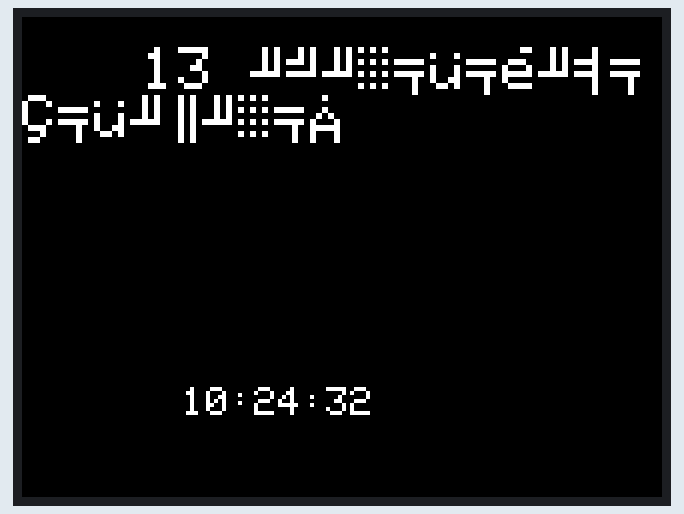
This sketch was run on a simulated ESP32. Shown: 320×240 colour display. WiFi joins after 1.5 s; servers stay silent unless stated; uploads are accepted with an empty reply; the local clock reads 2024-03-15 10:24:30 at power-on unless the sketch sets it; what the sketch prints to the serial monitor is not drawn.

Above: at 1.8 s.
At 2.8 s:
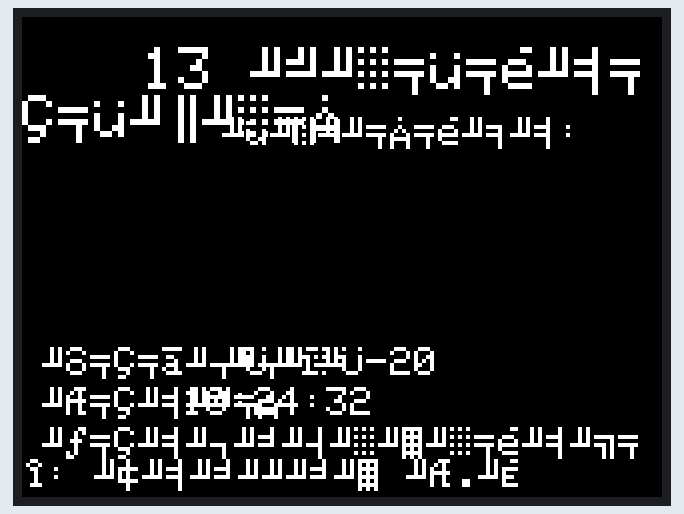
At 7.8 s:
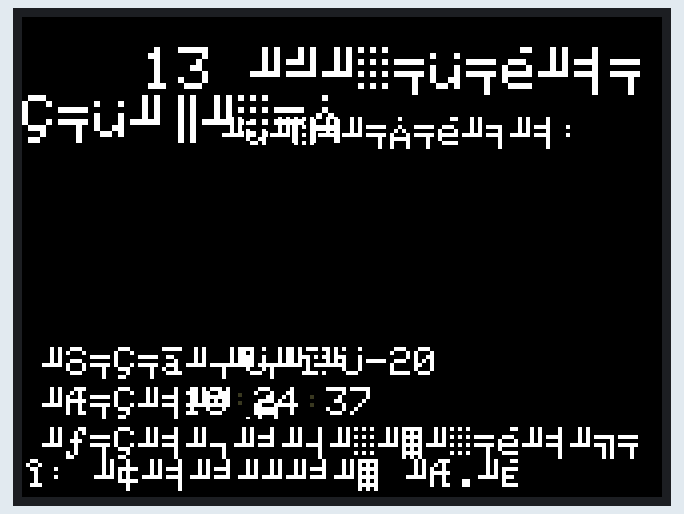
At 12.8 s:
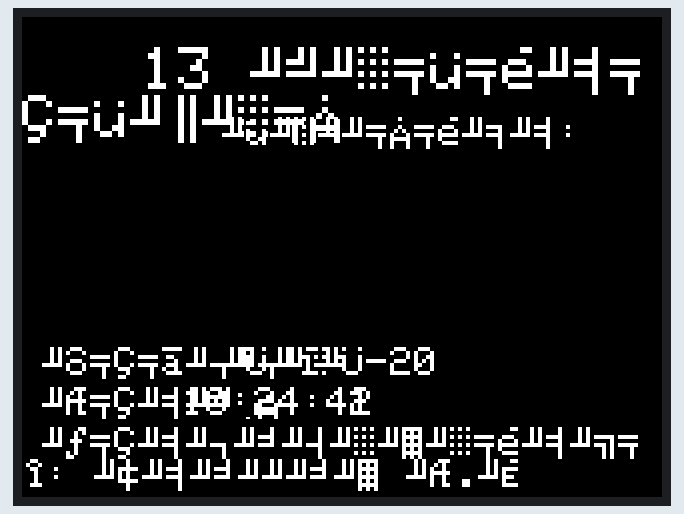
At 22.8 s:
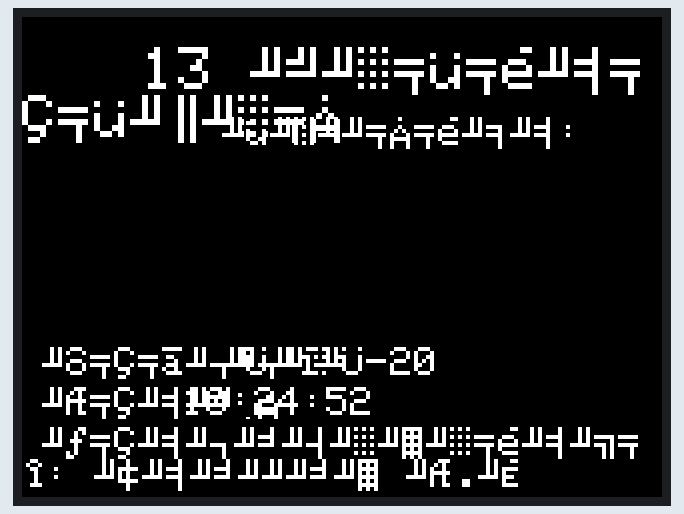
At 38.8 s:
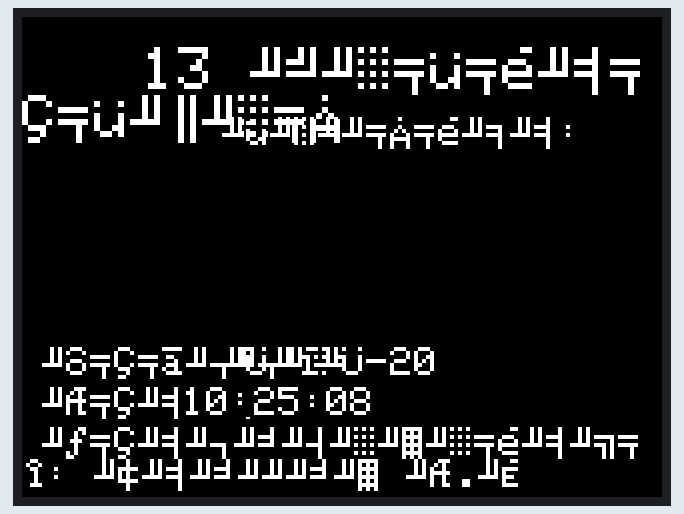

The sketch:

ESP32_TFT_Project.ino
```cpp
#define AP_SSID "13-masterskaya"  //Имя Wi-Fi
#define AP_PASS "12856008"        //Пароль от Wi-Fi
#define NTP_OFFSET 10800          // В секундах
#define NTP_INTERVAL 60 * 1000    // В милисекундах
#define NTP_ADDRESS "europe.pool.ntp.org"
const char* ntpServer = "europe.pool.ntp.org";
const long gmtOffset_sec = 10800;
const int daylightOffset_sec = 10800;
//Подключение библиотек
#include <TFT_eSPI.h>
#include <WiFi.h>
#include <WiFiUdp.h>
#include <HTTPClient.h>
#include <NTPClient.h>
#include "time.h"
//Переменные
TFT_eSPI tft = TFT_eSPI();
String group;
String predmet;
String predmet2;
WiFiClientSecure client;
const int sendInterval = 130000;
TaskHandle_t Task1;
TaskHandle_t Task2;
//Переменные часов
uint32_t targetTime = 0;               // для следующего 1-секундного тайм-аута
static uint8_t conv2d(const char* p);
//uint8_t hh = conv2d(__TIME__), mm = conv2d(__TIME__ + 3), ss = conv2d(__TIME__ + 6); // Get H, M, S from compile time
uint8_t hh, mm, ss;
byte omm = 99, oss = 99;
byte xcolon = 0, xsecs = 0;
unsigned int colour = 0;
//Код
void printLocalTime() {
  struct tm timeinfo;
  if (!getLocalTime(&timeinfo)) {
    Serial.println("Failed to obtain time");
    return;}
  int time_hr = timeinfo.tm_hour;
  int time_min = timeinfo.tm_min;
  int time_sec = timeinfo.tm_sec;
  hh = time_hr;
  mm = time_min;
  ss = time_sec;
}
void setup() {
  Serial.begin(115200);
  WiFi.mode(WIFI_STA);  //Начало подключения к Wi-Fi
  WiFi.begin(AP_SSID, AP_PASS);
  while (WiFi.status() != WL_CONNECTED) {
    delay(500);
    Serial.print(".");
  }
  Serial.println(WiFi.localIP());  //Конец подключения к Wi-Fi и вывод локального IP-адреса
  configTime(gmtOffset_sec, daylightOffset_sec, ntpServer);
  printLocalTime();
  tft.init();                   // инициализация дисплея
  tft.setRotation(1);           // вращение на 180 градусов
  tft.fillScreen(TFT_BLACK);    // заливка фона чёрным цветом
  tft.setCursor(60, 15);        // x,y координаты текста
  tft.setTextColor(TFT_WHITE);  // цвет текста - белый
  tft.setTextSize(3);           // размер текста - №2 (7*2 = 14 точек)
  tft.print("13 мастерская");
  xTaskCreatePinnedToCore(
    Task2code, /* Функция задачи. */
    "Task2",   /* Имя задачи. */
    10000,     /* Размер стека */
    NULL,      /* Параметры задачи */
    1,         /* Приоритет */
    &Task2,    /* Дескриптор задачи для отслеживания */
    1);        /* Указываем пин для этой задачи */
  delay(500);
  xTaskCreatePinnedToCore(
    Task1code,
    "Task1",
    10000,
    NULL,
    1,
    &Task1,
    0);
  delay(500);
  //Создаем задачу, которая будет выполняться на ядре 1 с наивысшим приоритетом (1)
  targetTime = millis() + 1000;
  // вывод текста
  tft.setCursor(100, 50);       // x,y координаты текста
  tft.setTextColor(TFT_WHITE);  // цвет текста - белый
  tft.setTextSize(2);           // размер текста - №2 (7*2 = 14 точек)
  tft.print("Занятие:");        // вывод текста
  tft.setCursor(10, 165);
  tft.setTextColor(TFT_WHITE);
  tft.setTextSize(2);
  tft.print("Группа:");
  tft.setCursor(100, 165);
  tft.setTextColor(TFT_WHITE);
  tft.setTextSize(2);
  tft.print("КСК-20");
  tft.setCursor(10, 185);
  tft.setTextColor(TFT_WHITE);
  tft.setTextSize(2);
  tft.print("Время: ");
  tft.setCursor(10, 205);
  tft.setTextColor(TFT_WHITE);
  tft.setTextSize(2);
  tft.print("Преподаватель: Леонов В.А");
}
void ntpcortime() {
  tft.setTextSize(2);
  int xpos = 80;
  int ypos = 185;
  int ysecs = ypos;
  if (omm != mm) {  // Перерисовывайте часы и минуты каждую минуту
    omm = mm;
    // Рисуем
    if (hh < 10) xpos += tft.drawChar('0', xpos, ypos, 1);  // Добавьте часы, ведущие к нулю, для 24-часовых часов
    xpos += tft.drawNumber(hh, xpos, ypos, 1);                                // Рисуем часы
    xcolon = xpos;                                                            // Сохраните код двоеточия на потом, чтобы включить / выключить вспышку позже
    xpos += tft.drawChar(':', xpos, ypos - 1, 1);
    if (mm < 10) xpos += tft.drawChar('0', xpos, ypos, 1);  // Добавим минуты, начинающиеся с нуля
    xpos += tft.drawNumber(mm, xpos, ypos, 1);              // Ричуем минуты
    xsecs = xpos;
  }
  if (oss != ss) {  // Перерисовывайте время в секундах каждую секунду
    oss = ss;
    xpos = xsecs;
    if (ss % 2) {                                  // Мигаем двоеточиями вкл /выкл
      tft.setTextColor(0x39C4, TFT_BLACK);
      tft.drawChar(':', xcolon, ypos - 1, 1);      // Час: минутное двоеточие
      xpos += tft.drawChar(':', xsecs, ysecs, 1);  // Секунды двоеточие
      tft.setTextColor(TFT_WHITE, TFT_BLACK);
    } else {
      tft.drawChar(':', xcolon, ypos - 1, 1);
      xpos += tft.drawChar(':', xsecs, ysecs, 1);
    }
    //Draw seconds
    if (ss < 10) xpos += tft.drawChar('0', xpos, ysecs, 1);  // Добавим начальный ноль
    tft.drawNumber(ss, xpos, ysecs, 1);                      // Ресуем секунды
  }
  if (targetTime < millis()) {
    // Установите следующее обновление на 1 секунду позже
    targetTime = millis() + 1000;
    // Отрегулируйте значения времени, добавив 1 секунду
    ss++;
    if (ss == 60) {
      ss = 0;
      omm = mm;
      mm++;
      if (mm > 59) {
        mm = 0;
        hh++;
        if (hh > 23) {
          hh = 0;
        }
      }
    }
  }
}
void Task1code(void* pvParameters) {
  Serial.print("Task1 running on core ");
  Serial.println(xPortGetCoreID());
  for (;;) {
    spreadsheet_commB1B2();
    tft.setCursor(10, 90);
    tft.setTextColor(TFT_BLACK, TFT_BLACK);
    tft.setTextSize(2);
    tft.print(predmet2);
    tft.setCursor(10, 90);
    tft.setTextColor(TFT_WHITE);
    tft.setTextSize(2);
    tft.print(predmet);
    delay(10000);
    tft.setCursor(10, 90);
    tft.setTextColor(TFT_BLACK, TFT_BLACK);
    tft.setTextSize(2);
    tft.print(predmet);
    tft.setCursor(10, 90);
    tft.setTextColor(TFT_WHITE);
    tft.setTextSize(2);
    tft.print(predmet2);
    delay(10000);
  }
}
void Task2code(void* pvParameters) {
  Serial.print("Task2 running on core ");
  Serial.println(xPortGetCoreID());
  for (;;) {
    // Обновление цифрового времени
    ntpcortime();
  }
}
// Функции запроса к Google Таблицам
void spreadsheet_comm(void) {
  HTTPClient http3;
  String urlB2 = "https://script.google.com/macros/s/AKfycbx-OoeOdYPOAi0tKi-MSf2ZdPw8tsFfbCcGFuAnZ-ZH1mjhOFaRpT-gU2XxmXt31DQE/exec?cell=B2";
  Serial.print("Making a request");
  http3.begin(urlB2.c_str());  // Укажим URL-адрес и сертификат
  http3.setFollowRedirects(HTTPC_STRICT_FOLLOW_REDIRECTS);
  int httpCodeB2 = http3.GET();
  String payloadB2;
  if (httpCodeB2 > 0) {  // Проверим наличие возвращаемого кода
    payloadB2 = http3.getString();
    group = payloadB2;
    Serial.println("Готов " + payloadB2);
  } else {
    Serial.println("Error on HTTP request");
  }
}

void spreadsheet_commB1B2(void) {
  HTTPClient http;
  HTTPClient http2;
  String
    urlB1 = "https://script.google.com/macros/s/AKfycbx-OoeOdYPOAi0tKi-MSf2ZdPw8tsFfbCcGFuAnZ-ZH1mjhOFaRpT-gU2XxmXt31DQE/exec?cell=A2";
  String urlC23 =
    "https://script.google.com/macros/s/AKfycbx-OoeOdYPOAi0tKi-MSf2ZdPw8tsFfbCcGFuAnZ-ZH1mjhOFaRpT-gU2XxmXt31DQE/exec?cell=A4";
  // Serial.print(url);
  Serial.print("Making a request");
  http.begin(urlB1.c_str());
  http2.begin(urlC23.c_str());
  http.setFollowRedirects(HTTPC_STRICT_FOLLOW_REDIRECTS);
  http2.setFollowRedirects(HTTPC_STRICT_FOLLOW_REDIRECTS);
  int httpCodeB1 = http.GET();
  String payloadB1;
  if (httpCodeB1 > 0) {
    payloadB1 = http.getString();
    predmet = payloadB1;
    Serial.println("Готов " + payloadB1);
  } else {
    Serial.println("Error on HTTP request");
  }
  int httpCode23 = http2.GET();
  String payload23;
  if (httpCode23 > 0) {
    payload23 = http2.getString();
    predmet2 = payload23;
    Serial.println("Готов " + payload23);
  } else {
    Serial.println("Error on HTTP request");
  }
}
void loop() {
}
static uint8_t conv2d(const char* p) {
  uint8_t v = 0;
  if ('0' <= *p && *p <= '9')
    v = *p - '0';
  return 10 * v + *++p - '0';
}
```

Measured:
- what the display in image 0 shows lasts 1.0 s, from 1.7 s to 2.7 s
